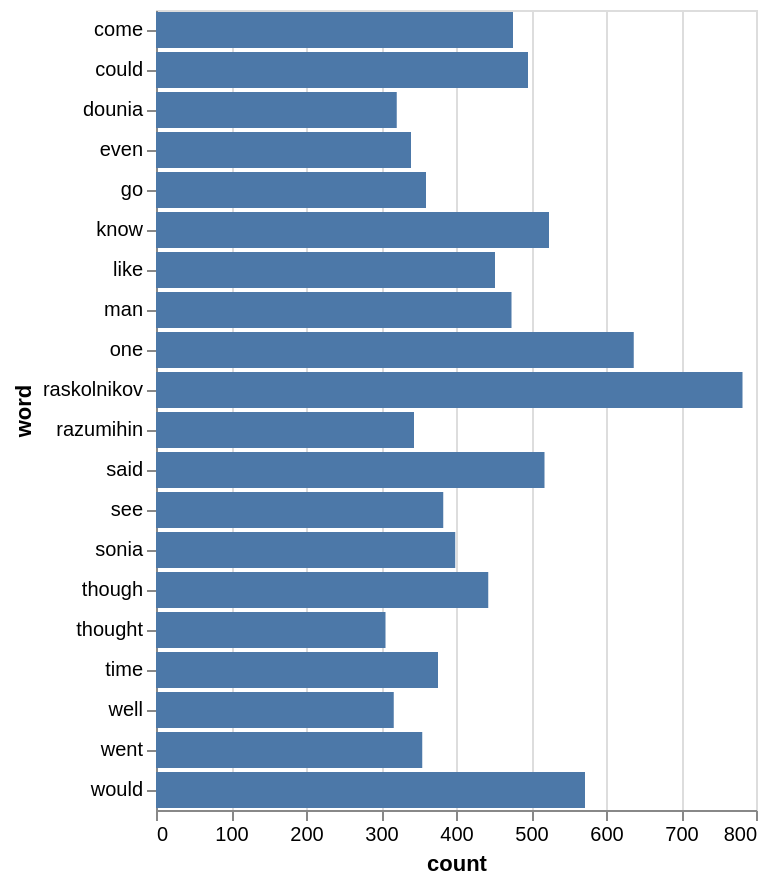

The notebook cell saved with this chart:
### Markdown cell above
We draw a barchart of the most frequent words (excluding the stop words).

### Code cell
# first we create a dataframe from the word frequencies
df = pd.DataFrame(words_frequency, columns=['word', 'count'])

# we want to focus just on the top 20 words
df_top = df[:20]

# draw horizontal barchart
alt.Chart(df_top).mark_bar().encode(
    x = 'count:Q',
    y = 'word:N'
)

### Figure 1 — Vega-Lite specification as saved in the notebook (floating-point values rounded to 4 significant figures)
{"config": {"view": {"continuousWidth": 300, "continuousHeight": 300}}, "data": {"name": "data-e69b842799b0720fb3000cd6b5ff7e45"}, "mark": {"type": "bar"}, "encoding": {"x": {"field": "count", "type": "quantitative"}, "y": {"field": "word", "type": "nominal"}}, "$schema": "https://vega.github.io/schema/vega-lite/v5.17.0.json", "datasets": {"data-e69b842799b0720fb3000cd6b5ff7e45": [{"word": "raskolnikov", "count": 782}, {"word": "one", "count": 637}, {"word": "would", "count": 572}, {"word": "know", "count": 524}, {"word": "said", "count": 518}, {"word": "could", "count": 496}, {"word": "come", "count": 476}, {"word": "man", "count": 474}, {"word": "like", "count": 452}, {"word": "though", "count": 443}, {"word": "sonia", "count": 399}, {"word": "see", "count": 383}, {"word": "time", "count": 376}, {"word": "go", "count": 360}, {"word": "went", "count": 355}, {"word": "razumihin", "count": 344}, {"word": "even", "count": 340}, {"word": "dounia", "count": 321}, {"word": "well", "count": 317}, {"word": "thought", "count": 306}]}}
